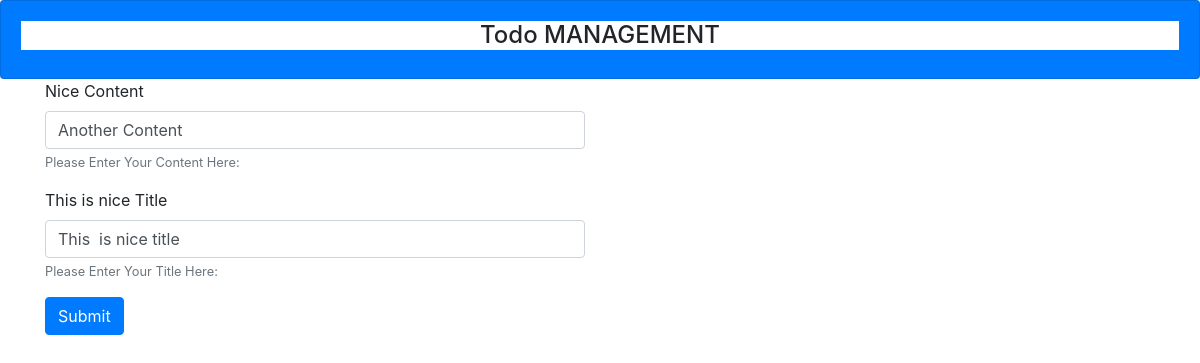
The page /edittodo/25 on the database its author committed.
### todo/models.py (models this page shows, shortened)
class Todo(models.Model):
    content = models.CharField(max_length=50)
    title = models.TextField()
    date = models.DateTimeField(auto_now_add=True)

### todo/views.py (the view)
# urls.py: path('edittodo/<int:pk>', views.editTodo, name='edittodo'),
def editTodo(request, pk):
    pickTodo = Todo.objects.get(pk=pk)
    editForm = TodoForm(request.POST or None, instance=pickTodo)
    if editForm.is_valid():
        editForm.save()
        return redirect('/')
    return render(request, 'todo/index.html', {'form': editForm})

### todo/forms.py
class TodoForm(ModelForm):
    class Meta:
        model = Todo
        fields = '__all__'
        labels = {
            'content': 'Nice Content',
            'title': 'This is nice Title'
        }
        widgets = {
            'content': TextInput(attrs={'class': 'form-control', 'id': 'exampleInputEmail1', 'aria-describedby': 'emailHelp', 'placeholder': 'Enter Content'}),
            'title': TextInput(attrs={'class': 'form-control', 'id': 'titleHere', 'aria-describedby': 'titleHelp', 'placeholder': 'Enter Title Here...'})
        }

### todo/templates/todo/index.html (shortened to what this page needs)
{% extends "todo/base.html" %}{% block content %}
<div class="container">
  <div class="row">
    <div class="col-lg-6">
      <form method="POST">
          <div class="form-group">
              <label for="exampleInputEmail1">{{form.content.label}}</label>
              {{form.content}}
              <small  class="form-text text-muted">Please Enter Your Content Here:</small>
            </div>
            <div class="form-group">
              <label for="exampleInputEmail1">{{form.title.label}}</label>
              {{form.title}}
              <small  class="form-text text-muted">Please Enter Your Title Here:</small>
            </div>
        <input type="submit" class="btn btn-primary" value="Submit" />
      </form>
    </div>
  </div>
</div>
{% endblock %}

### rows shown on the page
Todo: content "Another Content", title.label "This is nice Title", title "This is nice title"
